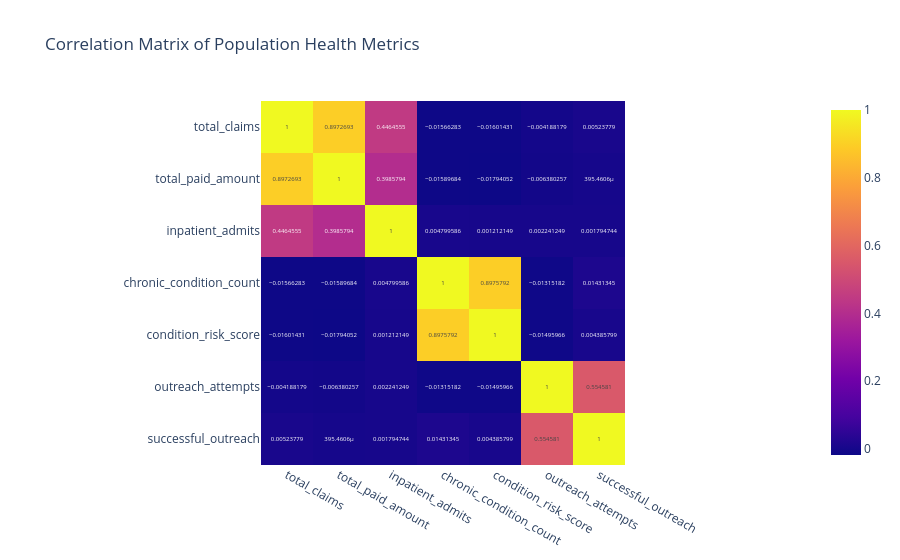

The cell this chart's notebook holds for it:
### Code cell
corr_df = risk_df[
    [
        "total_claims",
        "total_paid_amount",
        "inpatient_admits",
        "chronic_condition_count",
        "condition_risk_score",
        "outreach_attempts",
        "successful_outreach"
    ]
]

corr_matrix = corr_df.corr()

fig = px.imshow(
    corr_matrix,
    text_auto=True,
    title="Correlation Matrix of Population Health Metrics"
)

fig.show()

### Figure 1 — Plotly figure (JSON) as saved in the notebook; plotly's stock layout.template omitted (floating-point values rounded to 4 significant figures)
{"data": [{"coloraxis": "coloraxis", "hovertemplate": "x: %{x}<br>y: %{y}<br>color: %{z}<extra></extra>", "name": "0", "texttemplate": "%{z}", "type": "heatmap", "x": ["total_claims", "total_paid_amount", "inpatient_admits", "chronic_condition_count", "condition_risk_score", "outreach_attempts", "successful_outreach"], "xaxis": "x", "y": ["total_claims", "total_paid_amount", "inpatient_admits", "chronic_condition_count", "condition_risk_score", "outreach_attempts", "successful_outreach"], "yaxis": "y", "z": [[1.0, 0.8973, 0.4465, -0.01566, -0.01601, -0.004188, 0.005238], [0.8973, 1.0, 0.3986, -0.0159, -0.01794, -0.00638, 0.0003955], [0.4465, 0.3986, 1.0, 0.0048, 0.001212, 0.002241, 0.001795], [-0.01566, -0.0159, 0.0048, 1.0, 0.8976, -0.01315, 0.01431], [-0.01601, -0.01794, 0.001212, 0.8976, 1.0, -0.01496, 0.004386], [-0.004188, -0.00638, 0.002241, -0.01315, -0.01496, 1.0, 0.5546], [0.005238, 0.0003955, 0.001795, 0.01431, 0.004386, 0.5546, 1.0]]}], "layout": {"coloraxis": {"colorscale": [[0, "#0d0887"], [0.1111, "#46039f"], [0.2222, "#7201a8"], [0.3333, "#9c179e"], [0.4444, "#bd3786"], [0.5556, "#d8576b"], [0.6667, "#ed7953"], [0.7778, "#fb9f3a"], [0.8889, "#fdca26"], [1, "#f0f921"]]}, "title": {"text": "Correlation Matrix of Population Health Metrics"}, "xaxis": {"anchor": "y", "constrain": "domain", "domain": [0, 1], "scaleanchor": "y"}, "yaxis": {"anchor": "x", "autorange": "reversed", "constrain": "domain", "domain": [0, 1]}}}
